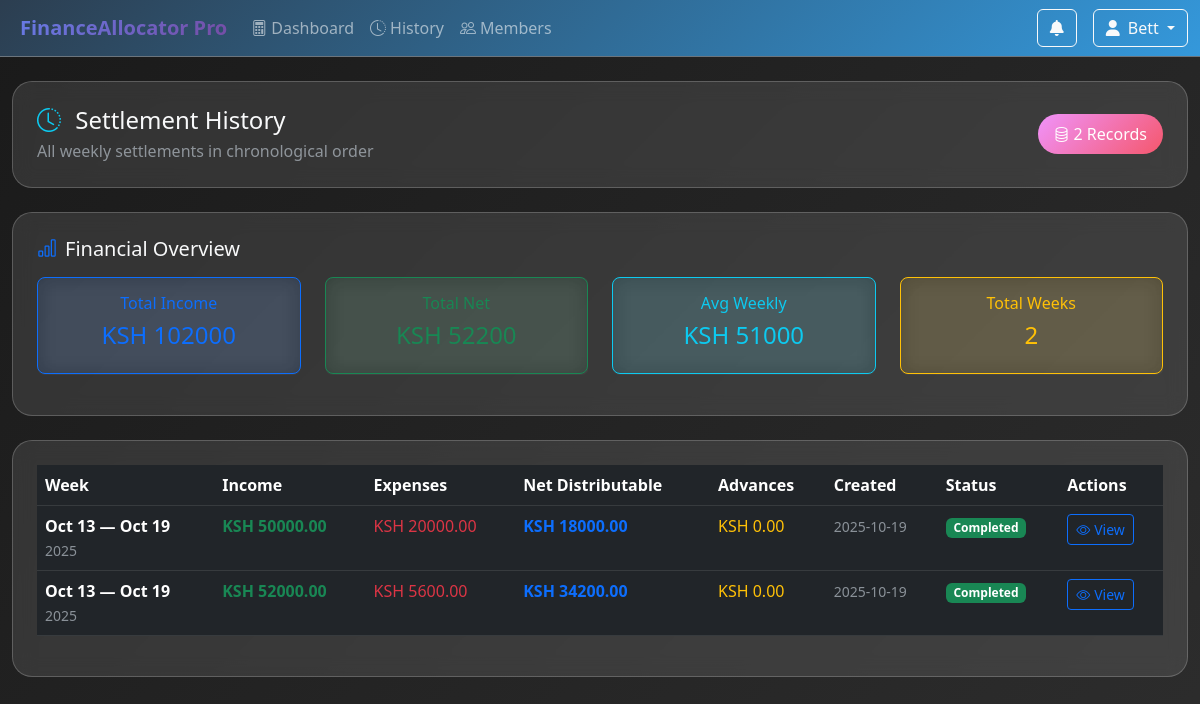
The page /history (signed in) on the database its author committed.
### app/models.py (models this page shows)
class User(UserMixin, db.Model):
    id = db.Column(db.Integer, primary_key=True)
    username = db.Column(db.String(80), unique=True, nullable=False)
    email = db.Column(db.String(120), unique=True, nullable=False)
    password_hash = db.Column(db.String(128))
    role = db.Column(db.String(20), default='user')  # 'admin', 'user'
    is_active = db.Column(db.Boolean, default=True)
    created_at = db.Column(db.DateTime, default=datetime.utcnow)
    transactions = db.relationship('Transaction', backref='user', lazy=True)
    notifications = db.relationship('Notification', backref='user', lazy=True)
    settlements_created = db.relationship('Settlement', foreign_keys='Settlement.created_by', backref='creator', lazy=True)
    settlements_completed = db.relationship('Settlement', foreign_keys='Settlement.completed_by', backref='completer', lazy=True)

class Settlement(db.Model):
    id = db.Column(db.Integer, primary_key=True)
    week_start = db.Column(db.Date, nullable=False)
    week_end = db.Column(db.Date, nullable=False)
    created_at = db.Column(db.DateTime, default=datetime.utcnow)
    created_by = db.Column(db.Integer, db.ForeignKey('user.id'))
    total_income = db.Column(db.Numeric(14,2), nullable=False)
    total_expenses = db.Column(db.Numeric(14,2), nullable=False)
    salary_deduction = db.Column(db.Numeric(14,2), nullable=False)
    debt_deduction = db.Column(db.Numeric(14,2), nullable=False)
    rent_deduction = db.Column(db.Numeric(14,2), nullable=True)
    milk_deduction = db.Column(db.Numeric(14,2), nullable=True)
    total_advances = db.Column(db.Numeric(14,2), nullable=False)
    net_distributable = db.Column(db.Numeric(14,2), nullable=False)
    felix_substitute = db.Column(db.Boolean, default=False)
    is_completed = db.Column(db.Boolean, default=False)
    completed_at = db.Column(db.DateTime, nullable=True)
    completed_by = db.Column(db.Integer, db.ForeignKey('user.id'), nullable=True)
    settlement_items = db.relationship('SettlementItem', backref='settlement', lazy=True, cascade='all, delete-orphan')

### app/routes.py (the view)
@main_bp.route('/history')
@login_required
def history():
    settlements = Settlement.query.order_by(Settlement.week_start.desc()).all()
    total_income = sum(settlement.total_income for settlement in settlements)
    total_net = sum(settlement.net_distributable for settlement in settlements)
    avg_income = total_income / len(settlements) if settlements else 0
    summary_stats = {
        'total_income': float(total_income),
        'total_net': float(total_net),
        'avg_income': float(avg_income)
    }
    return render_template('history.html',
                         settlements=settlements,
                         summary_stats=summary_stats)

### app/__init__.py (called while the page is built)
def create_app(config_class=Config):
    app = Flask(__name__)
    app.config.from_object(config_class)
    db.init_app(app)
    migrate.init_app(app, db)
    login_manager.init_app(app)
    mail.init_app(app)
    @app.context_processor
    def utility_processor():
        return {
            'now': datetime.utcnow,
            'current_year': datetime.utcnow().year
        }
    from app.auth import auth_bp
    from app.routes import main_bp
    from app.admin_routes import admin_bp
    app.register_blueprint(auth_bp)
    app.register_blueprint(main_bp)
    app.register_blueprint(admin_bp, url_prefix='/admin')
    from app.cli import init_app
    init_app(app)
    return app

### app/models.py (called while the page is built)
@login_manager.user_loader
def load_user(user_id):
    return User.query.get(int(user_id))

### app/templates/history.html (shortened to what this page needs)
{% extends "base.html" %}
{% block content %}
<div class="row">
    <div class="col-12 mb-4">
        <div class="glass-card p-4">
            <div class="d-flex justify-content-between align-items-center">
                <div>
                    <h4 class="mb-1">
                        <i class="bi bi-clock-history text-info me-2"></i>
                        Settlement History
                    </h4>
                    <p class="text-muted mb-0">All weekly settlements in chronological order</p>
                </div>
                <span class="badge-gradient">
                    <i class="bi bi-database me-1"></i>{{ settlements|length }} Records
                </span>
            </div>
        </div>
    </div>
</div>
<div class="row mb-4">
    <div class="col-12">
        <div class="glass-card p-4">
            <h5 class="mb-3"><i class="bi bi-bar-chart text-primary me-2"></i>Financial Overview</h5>
            <div class="row text-center">
                <div class="col-md-3 col-6 mb-3">
                    <div class="glass-card bg-primary bg-opacity-10 border-primary p-3 rounded-3">
                        <h6 class="text-primary">Total Income</h6>
                        <h4 class="text-primary">KSH {{ "%.0f"|format(summary_stats.total_income) }}</h4>
                    </div>
                </div>
                <div class="col-md-3 col-6 mb-3">
                    <div class="glass-card bg-success bg-opacity-10 border-success p-3 rounded-3">
                        <h6 class="text-success">Total Net</h6>
                        <h4 class="text-success">KSH {{ "%.0f"|format(summary_stats.total_net) }}</h4>
                    </div>
                </div>
                <div class="col-md-3 col-6 mb-3">
                    <div class="glass-card bg-info bg-opacity-10 border-info p-3 rounded-3">
                        <h6 class="text-info">Avg Weekly</h6>
                        <h4 class="text-info">KSH {{ "%.0f"|format(summary_stats.avg_income) }}</h4>
                    </div>
                </div>
                <div class="col-md-3 col-6 mb-3">
                    <div class="glass-card bg-warning bg-opacity-10 border-warning p-3 rounded-3">
                        <h6 class="text-warning">Total Weeks</h6>
                        <h4 class="text-warning">{{ settlements|length }}</h4>
                    </div>
                </div>
            </div>
        </div>
    </div>
</div>
<div class="glass-card p-4">
    {% if settlements %}
    <div class="table-responsive">
        <table class="table table-dark table-hover">
            <thead class="table-dark">
                <tr>
                    <th>Week</th>
                    <th>Income</th>
                    <th>Expenses</th>
                    <th>Net Distributable</th>
                    <th>Advances</th>
                    <th>Created</th>
                    <th>Status</th>
                    <th>Actions</th>
                </tr>
            </thead>
            <tbody>
                {% for s in settlements %}
                <tr>
                    <td>
                        <div class="fw-semibold">{{ s.week_start.strftime('%b %d') }} — {{ s.week_end.strftime('%b %d') }}</div>
                        <small class="text-muted">{{ s.week_start.year }}</small>
                    </td>
                    <td>
                        <span class="text-success fw-bold">KSH {{ "%.2f"|format(s.total_income) }}</span>
                    </td>
                    <td>
                        <span class="text-danger">KSH {{ "%.2f"|format(s.total_expenses) }}</span>
                    </td>
                    <td>
                        <span class="text-primary fw-bold">KSH {{ "%.2f"|format(s.net_distributable) }}</span>
                    </td>
                    <td>
                        <span class="text-warning">KSH {{ "%.2f"|format(s.total_advances) }}</span>
                    </td>
                    <td>
                        <small class="text-muted">{{ s.created_at.strftime('%Y-%m-%d') }}</small>
                    </td>
                    <td>
                        {% if s.is_completed %}
                        <span class="badge bg-success">Completed</span>
                        {% else %}
                        <span class="badge bg-warning">Pending</span>
                        {% endif %}
                    </td>
<td>
    <div class="btn-group btn-group-sm">
        <a class="btn btn-outline-primary" href="/settlement/{{ s.id }}">
            <i class="bi bi-eye me-1"></i>View
        </a>
    </div>
</td>
                </tr>
                {% endfor %}
            </tbody>
        </table>
    </div>
    {% endif %}
</div>
{% endblock %}

### app/templates/base.html (shortened to what this page needs)
<!DOCTYPE html>
<html lang="en" data-bs-theme="dark">
<head>
    <link href="https://cdn.jsdelivr.net/npm/bootstrap@5.3.0/dist/css/bootstrap.min.css" rel="stylesheet">
    <link href="https://cdnjs.cloudflare.com/ajax/libs/font-awesome/6.4.0/css/all.min.css" rel="stylesheet">
    <link href="https://cdn.jsdelivr.net/npm/bootstrap-icons@1.10.0/font/bootstrap-icons.css" rel="stylesheet">
    <link href="https://cdn.jsdelivr.net/npm/apexcharts@3.35.0/dist/apexcharts.css" rel="stylesheet">
</head>
<body class="bg-dark text-light">
    <nav class="navbar navbar-expand-lg navbar-dark border-bottom border-secondary mb-4" style="background: var(--dark-gradient) !important;">
        <div class="container-fluid">
            <a class="navbar-brand fw-bold" href="{{ url_for('main.index') }}">
                FinanceAllocator Pro
            </a>
            <div class="collapse navbar-collapse" id="navbarNav">
                <ul class="navbar-nav me-auto">
                    <li class="nav-item">
                        <a class="nav-link" href="{{ url_for('main.index') }}">
                            <i class="bi bi-calculator me-1"></i>Dashboard
                        </a>
                    </li>
                    <li class="nav-item">
                        <a class="nav-link" href="{{ url_for('main.history') }}">
                            <i class="bi bi-clock-history me-1"></i>History
                        </a>
                    </li>
                    <li class="nav-item">
                        <a class="nav-link" href="{{ url_for('main.member_management') }}">
                            <i class="bi bi-people me-1"></i>Members
                        </a>
                    </li>
                </ul>
                <div class="navbar-nav ms-auto">
                    <div class="dropdown me-3">
                        <button class="btn btn-outline-light position-relative" data-bs-toggle="dropdown">
                            <i class="fas fa-bell"></i>
                        </button>
                    </div>
                    <div class="dropdown">
                        <button class="btn btn-outline-light dropdown-toggle" data-bs-toggle="dropdown">
                            <i class="fas fa-user me-2"></i>{{ current_user.username }}
                        </button>
                    </div>
                </div>
            </div>
        </div>
    </nav>
    <div class="container-fluid mb-5">
        {% block content %}{% endblock %}
    </div>
</body>
</html>

### app/templates/base.html (style rules this page uses)
:root { --primary-gradient: linear-gradient(135deg, #667eea 0%, #764ba2 100%); --success-gradient: linear-gradient(135deg, #4facfe 0%, #00f2fe 100%); --warning-gradient: linear-gradient(135deg, #f093fb 0%, #f5576c 100%); --dark-gradient: linear-gradient(135deg, #2c3e50 0%, #3498db 100%); --glass-bg: rgba(255, 255, 255, 0.1); --glass-border: rgba(255, 255, 255, 0.2); }
body { background: linear-gradient(135deg, #1a1a1a 0%, #2d2d2d 100%); min-height: 100vh; font-family: 'Segoe UI', system-ui, -apple-system, sans-serif; color: #e9ecef; }
.glass-card { background: var(--glass-bg); backdrop-filter: blur(10px); border: 1px solid var(--glass-border); border-radius: 20px; transition: transform 0.3s ease, box-shadow 0.3s ease; }
.navbar-brand { font-weight: 700; background: var(--primary-gradient); -webkit-background-clip: text; -webkit-text-fill-color: transparent; }
.badge-gradient { background: var(--warning-gradient); color: white; border-radius: 20px; padding: 8px 16px; }

### rows shown on the page
User: username "Bett"
Settlement: week_start "Oct 13", week_end "Oct 19", week_start.year "2025", total_income "50000.00", total_expenses "20000.00", net_distributable "18000.00", total_advances "0.00", created_at "2025-10-19", is_completed "Completed"
Settlement: week_start "Oct 13", week_end "Oct 19", week_start.year "2025", total_income "52000.00", total_expenses "5600.00", net_distributable "34200.00", total_advances "0.00", created_at "2025-10-19", is_completed "Completed"

### other values the page prints
{{ settlements|length }} "2"
{{ "%.0f"|format(summary_stats.total_income) }} "102000"
{{ "%.0f"|format(summary_stats.total_net) }} "52200"
{{ "%.0f"|format(summary_stats.avg_income) }} "51000"
